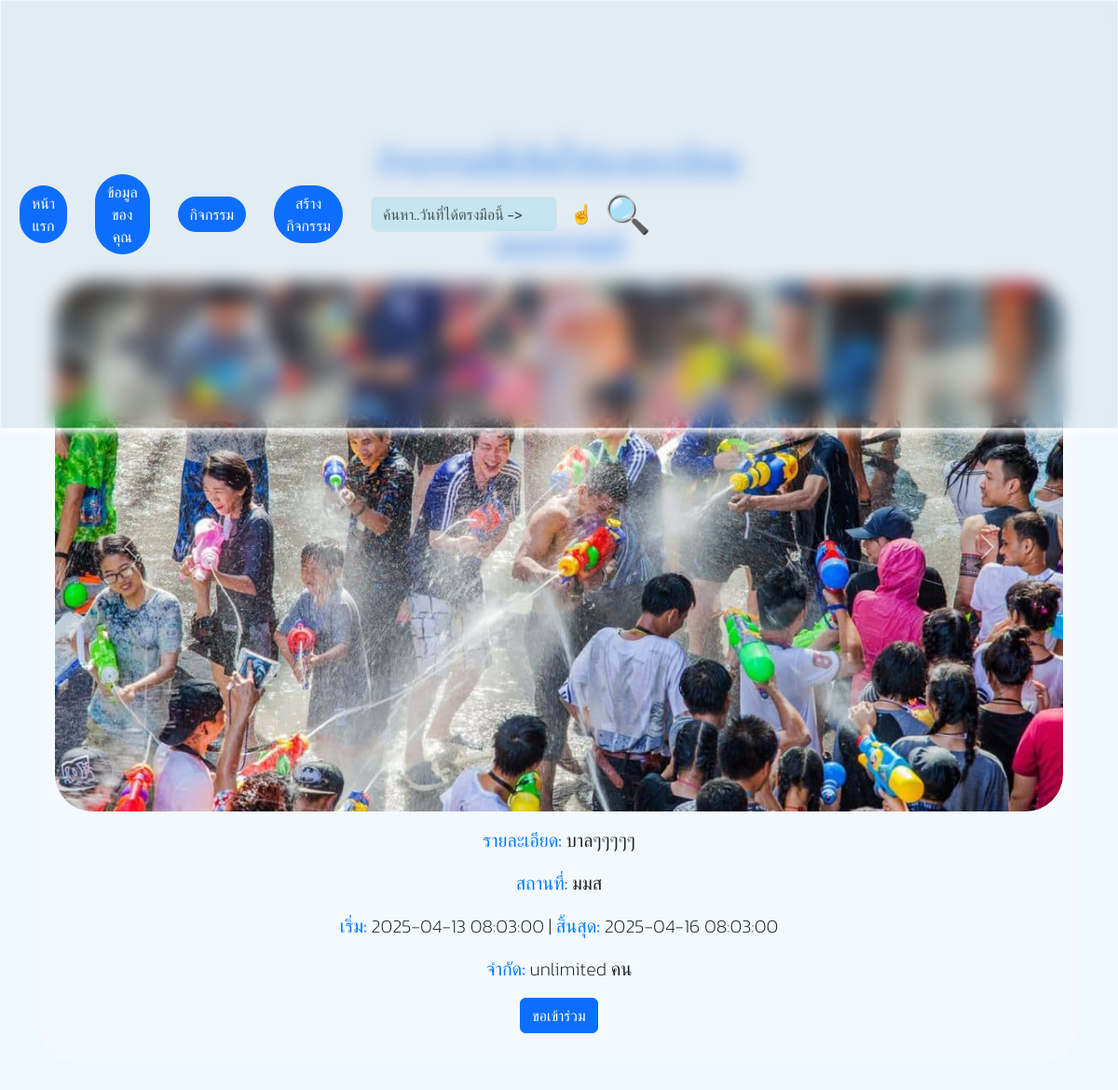
Page /events (signed in) on the committed database.
### tables this page shows
CREATE TABLE `event_images` (
  `image_id` int(11) NOT NULL,
  `event_id` int(11) NOT NULL,
  `image_url` varchar(255) NOT NULL,
  `image_url2` varchar(255) NOT NULL,
  `image_url3` varchar(255) NOT NULL,
  `image_url4` varchar(255) NOT NULL,
  `image_url5` varchar(255) NOT NULL
);

CREATE TABLE `events` (
  `event_id` int(11) NOT NULL,
  `creator_id` int(11) NOT NULL,
  `title` varchar(255) NOT NULL,
  `description` text NOT NULL,
  `location` varchar(255) NOT NULL,
  `start_date` datetime NOT NULL,
  `end_date` datetime NOT NULL,
  `max_participants` varchar(20) NOT NULL DEFAULT 'unlimited',
  `created_at` timestamp NOT NULL DEFAULT current_timestamp()
);

### includes/view.php (called while the page is built, shortened)
<?php
function renderView(string $template, array $data = []): void
{
    include TEMPLATES_DIR . '/header.php';
    include TEMPLATES_DIR . '/' . $template . '.php';
    include TEMPLATES_DIR . '/footer.php';
}

### template/events_get.php (the view, shortened to what this page needs)
<?php
$conn = getConnection();
$sql = "SELECT e.*, ei.image_url
        FROM events e
        LEFT JOIN event_images ei ON e.event_id = ei.event_id
        WHERE 1=1";
$stmt = $conn->prepare($sql);
$stmt->execute();
$result = $stmt->get_result();
$events = [];
while ($row = $result->fetch_assoc()) {
    $event_id = $row['event_id'];
    if (!isset($events[$event_id])) {
        $events[$event_id] = $row;
        $events[$event_id]['images'] = [];
    }
    if (!empty($row['image_url'])) {
        $events[$event_id]['images'][] = $row['image_url'];
    }
}
?>
<!DOCTYPE html>
<html lang="th">
<head>
    <link rel="stylesheet" href="https://cdn.jsdelivr.net/npm/bootstrap@5.3.0/dist/css/bootstrap.min.css">
</head>
<body>
    <h2 class="text-center mb-4 text-primary" style="margin-top: 150px; font-size: 40px;">กิจกรรมที่เปิดให้ลงทะเบียน
    </h2>
    <?php if (empty($events)): ?>
        <p class="text-center text-danger">ไม่พบกิจกรรมที่ตรงกับการค้นหา</p>
    <?php else: ?>
        <?php foreach ($events as $event): ?>
            <div class="container my-4 fade-in-up">
                <div class="card" style="border-color: aliceblue; margin-bottom: 300px; border-radius: 40px; background-color:rgba(255, 255, 255, 0.17);">
                    <div class="card-body text-center">
                        <h1 class="text-primary mb-3"> <?= htmlspecialchars($event['title']) ?> </h1>
                        <?php if (!empty($event['images'])): ?>
                            <div id="carousel<?= $event['event_id'] ?>" class="carousel slide" data-bs-ride="carousel">
                                <div class="carousel-inner">
                                    <?php foreach ($event['images'] as $index => $image): ?>
                                        <div class="carousel-item <?= $index === 0 ? 'active' : '' ?>">
                                            <img src="uploads/<?= htmlspecialchars($image) ?>" class="d-block w-100"
                                                style="border-radius: 40px;" alt="รูปกิจกรรม">
                                        </div>
                                    <?php endforeach; ?>
                                </div>
                                <button class="carousel-control-prev" type="button"
                                    data-bs-target="#carousel<?= $event['event_id'] ?>" data-bs-slide="prev">
                                    <span class="carousel-control-prev-icon" aria-hidden="true"></span>
                                </button>
                                <button class="carousel-control-next" type="button"
                                    data-bs-target="#carousel<?= $event['event_id'] ?>" data-bs-slide="next">
                                    <span class="carousel-control-next-icon" aria-hidden="true"></span>
                                </button>
                            </div>
                        <?php else: ?>
                            <p class="text-muted">ไม่มีรูปภาพ</p>
                        <?php endif; ?>
                        <div style="font-size: 20px;">
                            <p class="mt-3"><strong style="color:rgb(0, 123, 255);">รายละเอียด:</strong>
                                <?= htmlspecialchars($event['description']) ?></p>
                            <p><strong style="color:rgb(0, 123, 255);">สถานที่:</strong>
                                <?= htmlspecialchars($event['location']) ?></p>
                            <p><strong style="color:rgb(0, 123, 255);">เริ่ม:</strong>
                                <?= htmlspecialchars($event['start_date']) ?> |
                                <strong style="color:rgb(0, 123, 255);">สิ้นสุด:</strong>
                                <?= htmlspecialchars($event['end_date']) ?>
                            </p>
                            <p><strong style="color:rgb(0, 123, 255);">จำกัด:</strong>
                                <?= htmlspecialchars($event['max_participants']) ?> คน</p>
                        </div>
                        <form class="requestForm" action="/request" method="POST">
                            <button class="btn btn-primary w-20">ขอเข้าร่วม</button>
                        </form>
                    </div>
                </div>
            </div>
        <?php endforeach; ?>
    <?php endif; ?>
</body>
</html>

### public/index.php (shortened to what this page needs)
<?php
require_once INCLUDES_DIR . '/router.php';
require_once INCLUDES_DIR . '/view.php';
if (in_array(strtolower($_SERVER['REQUEST_URI']), PUBLIC_ROUTES)) {
    dispatch($_SERVER['REQUEST_URI'], $_SERVER['REQUEST_METHOD']);
    exit;
} elseif (isset($_SESSION['timestamp']) && time() - $_SESSION['timestamp'] < 30 * 60) {
    dispatch($_SERVER['REQUEST_URI'], $_SERVER['REQUEST_METHOD']);
} else {
    unset($_SESSION['timestamp']);
    header('Location: /');
    exit;
}

### includes/router.php (shortened to what this page needs)
<?php
function normalizeUri(string $uri): string
{
    $uri = strtok($uri, '?');
    $uri = strtolower(trim($uri, '/'));
    return $uri == INDEX_URI ? INDEX_ROUNTE : $uri;
}
function getFilePath(string $uri, string $method): string
{
    return ROUTE_DIR . '/' . normalizeUri($uri) . '_' . strtolower($method) . '.php';
}
function dispatch(string $uri, string $method): void
{
    $uri = normalizeUri($uri);
    $filePath = getFilePath($uri, $method);
    if (file_exists($filePath)) {
        include($filePath);
        return;
    } else {
        notFound();
    }
}

### routes/events_get.php (shortened to what this page needs)
<?php
if (!isset($_GET['keyword'])) {
    renderView('events_get');
} elseif ($_GET['keyword'] == '') {
    $result = getEvent();
    $events = $result->fetch_all(MYSQLI_ASSOC);
    renderView('events_get', array('events' => $events));
}

### template/header.php (shortened to what this page needs)
<html>
<head>
    <link href="https://cdn.jsdelivr.net/npm/bootstrap@5.3.3/dist/css/bootstrap.min.css" rel="stylesheet"
>
    <link rel="stylesheet" href="https://cdnjs.cloudflare.com/ajax/libs/font-awesome/4.7.0/css/font-awesome.min.css">
</head>
<body class="kanit-extralight" style="background-color: aliceblue;">
    <nav class="navbar fixed-top" data-bs-theme="white" style="height: 10%;">
        <nav style="display: flex; align-items: center; gap: 10px; width: 100%;height: 100%; background-color: rgba(131, 154, 162, 0.13);
            backdrop-filter: blur(10px); -webkit-backdrop-filter: blur(10px);
            border: 1px solid rgba(255, 255, 255, 0.5); border-radius: 1px;
            box-shadow: 0 4px 10px rgb(255, 255, 255); margin-top: -16px;">
            <a style="border-radius: 100px;" class="login-link btn btn-primary" href="/">หน้าแรก</a>
            <?php
            if (isset($_SESSION['timestamp'])) {
                ?>
                <a style="border-radius: 100px;" class="login-link btn btn-primary" href="/profile">ข้อมูลของคุณ</a>
                <a style="border-radius: 100px;" class="login-link btn btn-primary" href="/events">กิจกรรม</a>
                <a style="border-radius: 100px;" class="login-link btn btn-primary" href="/create">สร้างกิจกรรม</a>
                <form action="/events" method="get"
                    style="display: flex; align-items: center; margin-left: 20px; position: relative;">
                    <input class="form-control me-2 mt-3" style="width: 200px; background-color:rgba(121, 210, 233, 0.28);"
                        type="text" name="keyword" placeholder="ค้นหา..วันที่ได้ตรงมือนี้ ->">
                    <button type="button" class="mt-3" id="dropdownButton" onclick="toggleDropdown()"
                        style="border:none; background: transparent; font-size: 20px; cursor: pointer;">
                        &#9757;
                    </button>
                    <button class="mt-3" type="submit"
                        style="border:none; background: transparent; font-size: 40px; cursor: pointer;">
                        &#128269;
                    </button>
                </form>
                <?php
            } else {
                ?>
                <a style="border-radius: 100px;" class="login-link btn btn-primary" href="/signin">ลงชื่อเข้าใช้</a>
                <a style="border-radius: 100px;" class="login-link btn btn-primary" href="/login">เข้าสู่ระบบ</a>
                <?php
            }
            ?>
        </nav>
    </nav>
</body>
</html>

### template/footer.php (shortened to what this page needs)
</body>
</html>

### template/header.php (style rules this page uses)
.login-link { margin-left: 20px; text-decoration: none; color: aliceblue; transition: color 0.3s, border-bottom 0.3s; border-bottom: 3px solid transparent; }
.kanit-extralight { font-family: "Kanit", sans-serif; font-weight: 200; font-style: normal; }

### template/events_get.php (style rules this page uses)
.fade-in-up { opacity: 0; transform: translateY(50px); transition: opacity 1s ease-out, transform 1s ease-out; }
.fade-in-up.visible { opacity: 1; transform: translateY(0); }

### rows in the picture
event_images: event.title "สงกรานต์", event.description "บาลๆๆๆๆๆ", event.location "มมส", event.start_date "2025-04-13 08:03:00", event.end_date "2025-04-16 08:03:00", event.max_participants "unlimited"
